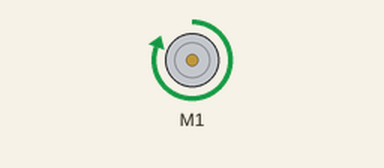
This sketch was run on a simulated Arduino Uno, built with avr-gcc and run on an emulated ATmega328P. Shown: DC motor (green arrow = forward, orange = backward, longer = faster). What the sketch prints to the serial monitor is not drawn.

Above: at 3.0 s.
At 8.5 s:
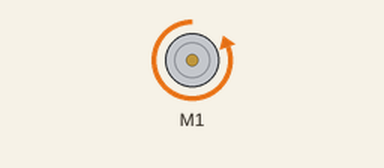
At 13.5 s:
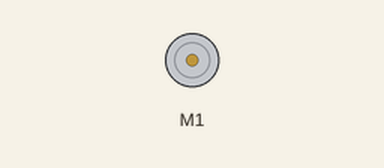
Timing chart, 0 to 20.8 s (numbered marks = the images above):
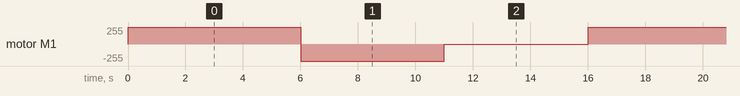

The sketch:

one_dc_motor.ino
```cpp
#include <AFMotor.h>

AF_DCMotor motor(1, MOTOR12_64KHZ); // create motor #2, 64KHz pwm

void setup() {
  Serial.begin(9600);           // set up Serial library at 9600 bps
  Serial.println("Motor test!");

  motor.setSpeed(255);     // set the speed to 200/255
}

void loop() {
  Serial.print("tick");

  motor.run(FORWARD);      // turn it on going forward
  delay(6000);

  Serial.print("tock");
  motor.run(BACKWARD);     // the other way
  delay(5000);

  Serial.print("tack");
  motor.run(RELEASE);      // stopped
  delay(5000);
}
```

Measured:
- by itself, motor M1: repeats every 16.0 s: backward 255/255 5.0 s, stopped 5.0 s, forward 255/255 6.0 s
